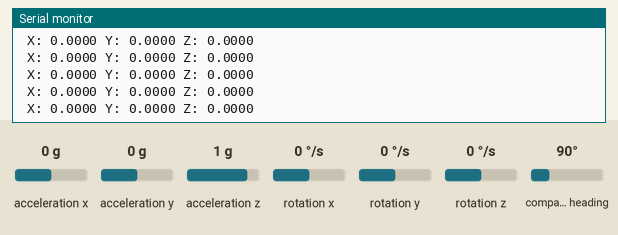
Recording of a sketch running on a simulated Arduino Uno, built with avr-gcc and run on an emulated ATmega328P. Shown: the last lines printed to the serial monitor. Inputs (shaded band) come from the test bench; at power-on: rotation x 0 °/s, rotation y 0 °/s, rotation z 0 °/s, acceleration x 0 g, acceleration y 0 g, acceleration z 1 g, compass heading 90°.

Above: at 2.2 s.
2.3 s: rotation x set to -192 °/s
At 2.46 s:
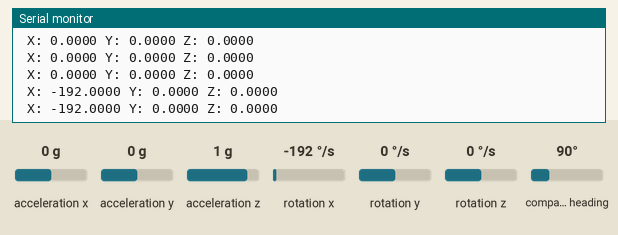
3.8 s: rotation y set to -192 °/s
At 3.81 s:
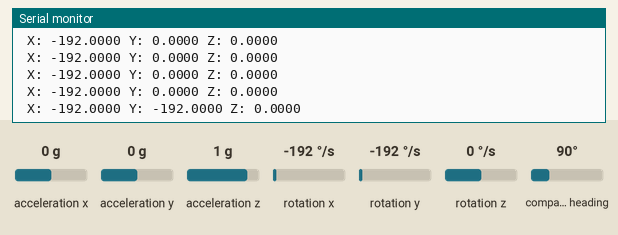
5.3 s: rotation z set to -192 °/s
At 5.37 s:
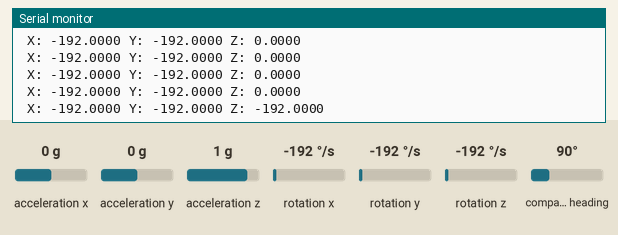

The sketch:

bno055.ino
```cpp
#include <Wire.h>
#include <Adafruit_Sensor.h>
#include <Adafruit_BNO055.h>
#include <utility/imumaths.h>

Adafruit_BNO055 bno = Adafruit_BNO055(55);

void setup(void)
{
  Serial.begin(115200);
  Serial.println("Orientation Sensor Test"); Serial.println("");

  /* Initialise the sensor */
  if(!bno.begin())
  {
    /* There was a problem detecting the BNO055 ... check your connections */
    Serial.print("Ooops, no BNO055 detected ... Check your wiring or I2C ADDR!");
    while(1);
  }

  delay(1000);

  bno.setExtCrystalUse(true);
}

void loop(void)
{
  imu::Vector<3> angular_vel = bno.getVector(Adafruit_BNO055::VECTOR_GYROSCOPE);

  Serial.print(" X: ");
  Serial.print(angular_vel.x(), 4);
  Serial.print(" Y: ");
  Serial.print(angular_vel.y(), 4);
  Serial.print(" Z: ");
  Serial.print(angular_vel.z(), 4);
  Serial.println("");

  delay(100);
}
```

Measured:
- after the input at 2.3 s, the serial monitor: prints a new line after 0.05 s (image 1)
- after the input at 3.8 s, the serial monitor: prints a new line at once (image 2)
- after the input at 5.3 s, the serial monitor: prints a new line after 0.06 s (image 3)
